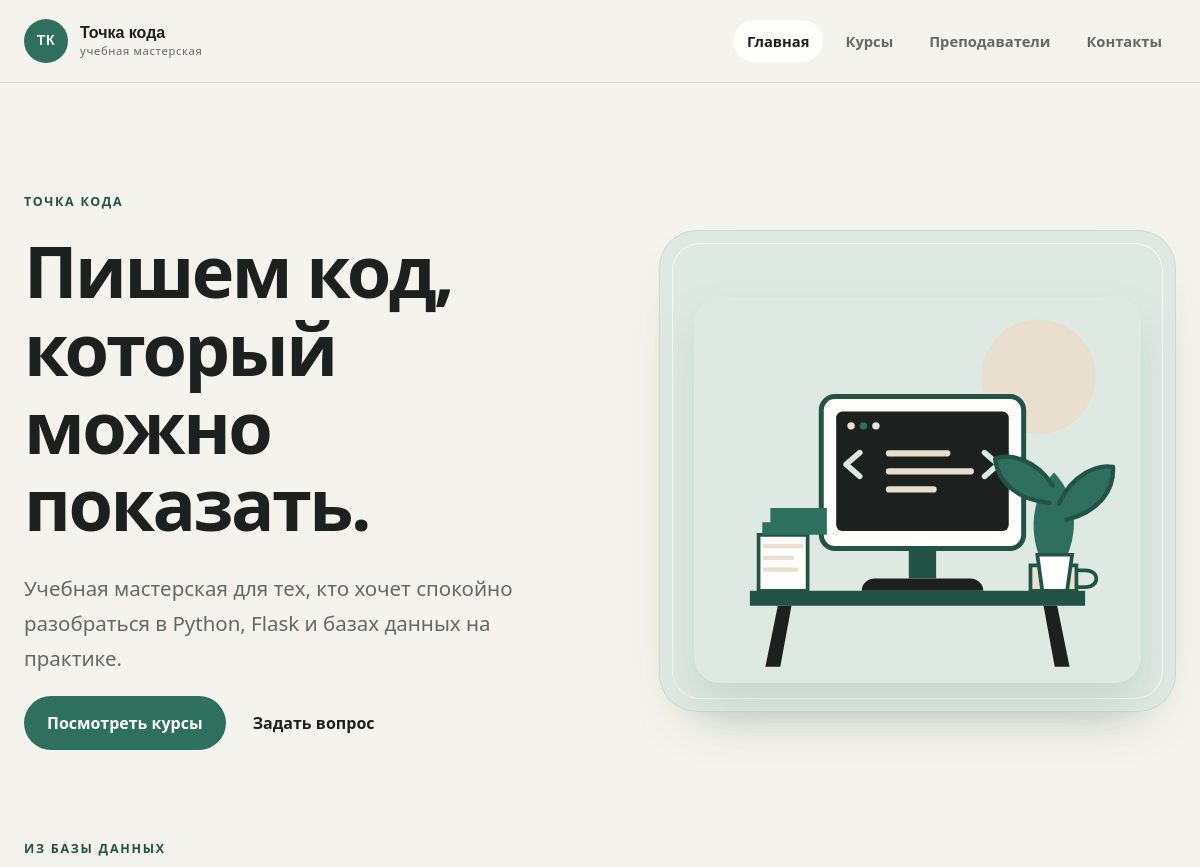
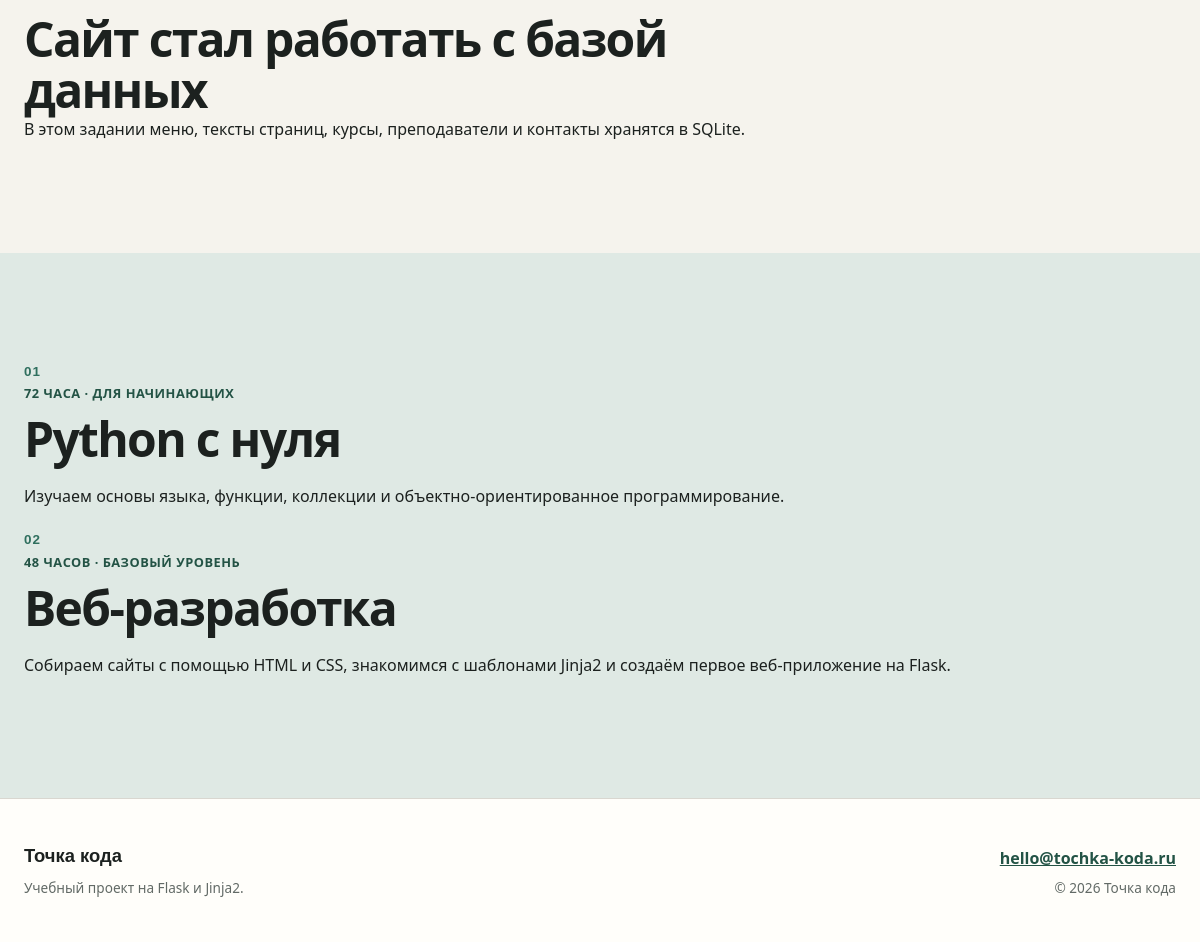
The page / on the database its author committed (2 pictures, top to bottom).
### tables this page shows
CREATE TABLE menu (
            id INTEGER PRIMARY KEY AUTOINCREMENT,
            endpoint TEXT NOT NULL,
            title TEXT NOT NULL,
            position INTEGER NOT NULL
        );

CREATE TABLE pages (
            endpoint TEXT PRIMARY KEY,
            title TEXT NOT NULL,
            eyebrow TEXT NOT NULL,
            heading TEXT NOT NULL,
            lead TEXT NOT NULL,
            extra_title TEXT,
            extra_text TEXT
        );

CREATE TABLE courses (
            id INTEGER PRIMARY KEY AUTOINCREMENT,
            number TEXT NOT NULL,
            name TEXT NOT NULL,
            duration TEXT NOT NULL,
            level TEXT NOT NULL,
            description TEXT NOT NULL,
            topics TEXT NOT NULL
        );

### app.py (the view)
@app.route("/")
def index():
    return render_template(
        "index.html",
        featured_courses=get_courses()[:2],
        **common_context("index"),
    )

### app.py (called while the page is built)
def get_connection():
    connection = sqlite3.connect(DB_PATH)
    connection.row_factory = sqlite3.Row
    return connection

def get_menu():
    connection = get_connection()
    menu = connection.execute(
        "SELECT endpoint, title FROM menu ORDER BY position"
    ).fetchall()
    connection.close()
    return menu

def get_page(endpoint):
    connection = get_connection()
    page = connection.execute(
        "SELECT * FROM pages WHERE endpoint = ?", (endpoint,)
    ).fetchone()
    connection.close()
    return page

def get_courses():
    connection = get_connection()
    rows = connection.execute("SELECT * FROM courses ORDER BY id").fetchall()
    connection.close()
    courses = []
    for row in rows:
        course = dict(row)
        course["topics"] = [topic.strip() for topic in course["topics"].split(",")]
        courses.append(course)
    return courses

def common_context(active_page):
    page = get_page(active_page)
    return {
        "navigation": get_menu(),
        "active_page": active_page,
        "page": page,
        "page_title": page["title"] if page else "Страница не найдена",
        "current_year": datetime.now().year,
    }

### templates/index.html (shortened to what this page needs)
{% extends "base.html" %}
{% block content %}
<section class="hero">
  <div class="container hero-grid">
    <div class="hero-content reveal">
      <p class="eyebrow">{{ page.eyebrow }}</p>
      <h1>{{ page.heading }}</h1>
      <p class="lead">{{ page.lead }}</p>
      <div class="hero-actions">
        <a class="button button-primary" href="{{ url_for('courses') }}">Посмотреть курсы</a>
        <a class="button button-secondary" href="{{ url_for('contacts') }}">Задать вопрос</a>
      </div>
    </div>
    <div class="hero-visual reveal reveal-delay" aria-hidden="true">
      <img src="{{ url_for('static', filename='images/learning.svg') }}" alt="">
    </div>
  </div>
</section>
<section class="section section-compact">
  <div class="container section-heading">
    <p class="eyebrow">Из базы данных</p>
    <h2>{{ page.extra_title }}</h2>
    <p>{{ page.extra_text }}</p>
  </div>
</section>
<section class="section section-tinted">
  <div class="container course-grid">
    {% for course in featured_courses %}
    <article class="course-card">
      <span class="course-number">{{ course.number }}</span>
      <p class="course-meta">{{ course.duration }} · {{ course.level }}</p>
      <h2>{{ course.name }}</h2>
      <p>{{ course.description }}</p>
    </article>
    {% endfor %}
  </div>
</section>
{% endblock %}

### templates/base.html (shortened to what this page needs)
<!doctype html>
<html lang="ru">
<head>
  <link rel="stylesheet" href="{{ url_for('static', filename='css/style.css') }}">
</head>
<body>
  <header class="site-header">
    <div class="container header-inner">
      <a class="brand" href="{{ url_for('index') }}" aria-label="Точка кода — на главную">
        <span class="brand-mark" aria-hidden="true">тк</span>
        <span class="brand-copy">
          <strong>Точка кода</strong>
          <small>учебная мастерская</small>
        </span>
      </a>
      <nav class="main-nav" aria-label="Основная навигация">
        <ul>
          {% for item in navigation %}
          <li>
            <a
              href="{{ url_for(item.endpoint) }}"
              class="{% if active_page == item.endpoint %}is-active{% endif %}"
              {% if active_page == item.endpoint %}aria-current="page"{% endif %}
            >{{ item.title }}</a>
          </li>
          {% endfor %}
        </ul>
      </nav>
    </div>
  </header>
  <main id="main-content">
    {% block content %}{% endblock %}
  </main>
  <footer class="site-footer">
    <div class="container footer-inner">
      <div>
        <a class="footer-brand" href="{{ url_for('index') }}">Точка кода</a>
        <p>Учебный проект на Flask и Jinja2.</p>
      </div>
      <div class="footer-meta">
        <a href="mailto:hello@tochka-koda.ru">hello@tochka-koda.ru</a>
        <p>&copy; {{ current_year }} Точка кода</p>
      </div>
    </div>
  </footer>
</body>
</html>

### rows shown on the page
menu: title "Главная"
menu: title "Курсы"
menu: title "Преподаватели"
menu: title "Контакты"
pages: eyebrow "ТОЧКА КОДА", heading "Пишем код, который можно показать.", lead "Учебная мастерская для тех, кто хочет спокойно разобраться в Python, Flask и базах данных на практике.", extra_title "Сайт стал работать с базой данных", extra_text "В этом задании меню, тексты страниц, курсы, преподаватели и контакты хранятся в SQLite."
courses: number "01", duration "72 ЧАСА", level "ДЛЯ НАЧИНАЮЩИХ", name "Python с нуля", description "Изучаем основы языка, функции, коллекции и объектно-ориентированное программирование."
courses: number "02", duration "48 ЧАСОВ", level "БАЗОВЫЙ УРОВЕНЬ", name "Веб-разработка", description "Собираем сайты с помощью HTML и CSS, знакомимся с шаблонами Jinja2 и создаём первое веб-приложение на Flask."
